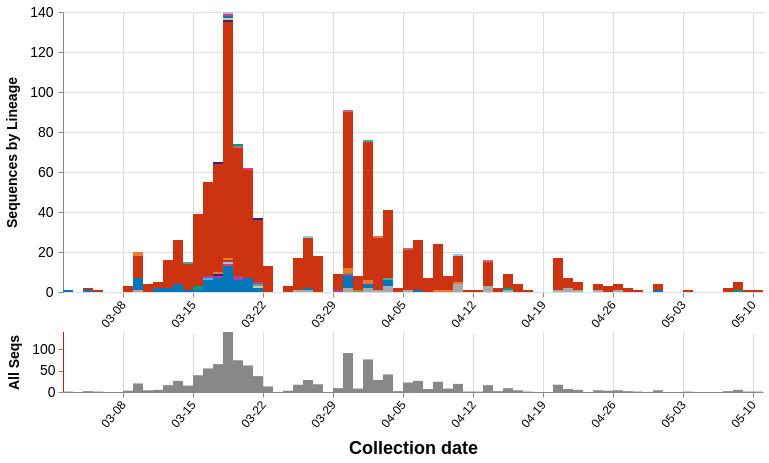

Express this chart as Vega-Lite.
### Vega specification from a JSON file in a GitHub repository (floating-point values rounded to 4 significant figures; data arrays with more than 128 entries replaced by an {"elided": "..."} marker saying what was removed)
{"$schema": "https://vega.github.io/schema/vega/v5.json", "description": "A basic stacked bar chart example.", "comment": "These will be overridden by the container of this vega plot", "width": 700, "height": 380, "padding": 5, "signals": [{"name": "disableSelectionColoring", "value": true}, {"name": "detailHeight", "value": 280}, {"name": "detailClip", "update": "detailHeight == 0"}, {"name": "overviewY", "update": "detailHeight == 0 ? 0 : detailHeight + 40"}, {"name": "overviewHeight", "value": 60}, {"name": "dateRangeStart", "value": 1575158400000, "comment": "Along with dateRangeEnd, these are hard limits on the dates shown. May need to update when we hit 2021. Dates are in milliseconds, unix epoch"}, {"name": "dateRangeEnd", "value": 1609372800000}, {"name": "dateBin", "value": 86400000, "comment": "Binning of observations by date, where date is in milliseconds. Default is 1 day (1000 * 60 * 60 * 24). This should never be less than a day. This is passed to the bin transform of cases_by_date_and_group"}, {"name": "overviewYLabel", "value": "All Seqs", "comment": "Y-axis label of the overview (bottom) panel"}, {"name": "detailYLabel", "value": "Sequences by Lineage", "comment": "Y-axis label of the detail (upper) panel"}, {"name": "yFormat", "value": "s"}, {"name": "stackOffset", "value": "zero", "comment": "Whether to show the counts as percentages ('normalize') or as absolute counts ('zero'). This is passed to the stack transform of cases_by_date_and_group"}, {"name": "cumulativeWindow", "value": [0, 0], "comment": "Window to calculate cumulative counts over. [0, 0] disables this behavior, while [null, 0] does the cumulative counting"}, {"name": "detailDomain", "comment": "The date range selected on the overview (bottom) panel. The units are in JS date objects. If there is no date selected, this should be null."}, {"name": "brush", "value": 0, "comment": "The date range selected on the overview (bottom) panel, in screen-space coordinate units (pixels). This will be converted to dates for the detailDomain signal by referencing the xOverview scale"}, {"name": "delta", "value": 0, "comment": "The difference between windows when dragging a date selection window in the overview (bottom) panel. It is tracked onmousemove and used to update the 'brush' signal after mouseup. Units are in screen-space coordinates (pixels)"}, {"name": "xdown", "value": 0, "comment": "The initial screen-space click location, in screen-space coordinates (pixels), when first clicking on the date range window before dragging it. This is used to calculate the 'delta' signal"}, {"name": "anchor", "value": null, "comment": "The initial 'brush' signal state, when clicking on the date range window to drag it. Units are in screen-space coordinates (pixels). Used to update the 'brush' signal after dragging it."}, {"name": "hoverBar", "value": null, "comment": "Used to store which group is hovered over. Is an object with field 'group'"}, {"name": "clear", "value": true, "comment": "If clicking on anything but a grouped bar, then clear the selection (by clearing the 'selection' data object)", "on": [{"events": "mouseup[!event.item]", "update": "true", "force": true}]}, {"name": "shift", "value": false, "comment": "Track whether or not the shift key is pressed. Used to select multiple groups by holding down shift before clicking", "on": [{"events": "@detailbars:click", "update": "event.shiftKey", "force": true}]}, {"name": "clicked", "value": null, "comment": "Track clicks on the group bars, for selection purposes", "on": [{"events": "@detailbars:click", "update": "{group: datum.group}", "force": true}]}], "data": [{"name": "selected", "comment": "A list of groups that are selected", "values": [{"group": "S|614|D|G"}], "on": [{"trigger": "clear", "remove": true}, {"trigger": "!shift", "remove": true}, {"trigger": "!shift && clicked", "insert": "clicked"}, {"trigger": "shift && clicked", "toggle": "clicked"}]}, {"name": "cases_by_date_and_group", "comment": "Main data object, same as caseData in store", "format": {"parse": {"group": "string", "cases_sum": "number", "date": "date:'%Q'"}}, "values": {"elided": "138 records"}, "transform": [{"comment": "this creates the group_sum field on each item, which is a total sum of all cases for that group across all dates", "type": "joinaggregate", "ops": ["sum"], "fields": ["cases_sum"], "as": ["group_counts"], "groupby": ["group"]}, {"comment": "Bin observations by date. The width of each bin is determined by the signal dateBin. Since the most detail in the date from GISAID is by day, the bin shouldn't ever be smaller than a day.", "type": "bin", "field": "date", "extent": [{"signal": "dateRangeStart"}, {"signal": "dateRangeEnd"}], "step": {"signal": "dateBin"}, "as": ["day_start", "day_end"]}, {"comment": "After binning, combine observations in the same group and day, by taking the sum of the sequence counts. The max aggs on group_counts and color are just to carry the fields over.", "type": "aggregate", "groupby": ["group", "new_group", "day_start", "day_end"], "fields": ["cases_sum", "group_counts", "color"], "ops": ["sum", "max", "max"], "as": ["cases_sum", "group_counts", "color"]}, {"comment": "If a group isn't present in a dateBin that others are, then impute an empty value. This is only important for the cumulative view, so as to keep things consistent. Unfortunately I don't know how to impute for days with no data at all yet. This leads to some gaps in the cumulative view.", "type": "impute", "field": "cases_sum", "key": "day_start", "groupby": ["group", "color", "group_counts"], "value": 0}, {"comment": "Recalculate the day_end from the day_start and dateBin, since the imputation can't work on more than one field at once.", "type": "formula", "expr": "datum.day_start + dateBin", "as": "day_end"}, {"comment": "Calculate the cumulative counts. If we're not running in cumulative mode, then output the cumulative count in a dummy field (determined by the signal windowField). If we are in cumulative mode, then overwrite the cases_sum field.", "type": "window", "sort": {"field": "day_start"}, "groupby": ["group"], "ops": ["sum"], "fields": ["cases_sum"], "as": ["cases_sum_new"], "frame": {"signal": "cumulativeWindow"}}, {"comment": "Stack bars on the same date in preparation for the visualization. Offset (zero vs. normalize) controls counts vs. percentages.", "type": "stack", "groupby": ["day_start"], "sort": {"field": "group"}, "field": "cases_sum_new", "offset": {"signal": "stackOffset"}}]}, {"name": "cases_by_date", "source": "cases_by_date_and_group", "comment": "Collapse cases by date (ignore group), for the data in the overview (bottom) plot", "transform": [{"type": "aggregate", "groupby": ["day_start", "day_end"], "fields": ["cases_sum"], "ops": ["sum"], "as": ["cases_sum_by_date"]}]}], "marks": [{"type": "group", "name": "detail", "comment": "The mark group for the detail (upper) panel", "encode": {"comment": "The width and height should be overridden by the plot's container", "update": {"height": {"signal": "detailHeight"}, "width": {"signal": "width"}}}, "signals": [{"name": "hoverBar", "comment": "Set the hoverBar signal when a bar is hovered over, and clear it when the mouse is hovered over anything else", "push": "outer", "on": [{"events": "@detailbars:mouseover!", "update": "{group: datum.group, date: datum.day_start}"}, {"events": "@detailbars:mouseout!", "update": "null"}]}], "scales": [{"name": "x", "comment": "Provide two fields for the domain, since if we only provide the day_start, the last day will get cut off, and if we only provide day_end, the first day will get cut off", "type": "time", "range": "width", "domain": {"fields": [{"data": "cases_by_date", "field": "day_start"}, {"data": "cases_by_date", "field": "day_end"}]}, "domainRaw": {"signal": "detailDomain"}}, {"name": "y", "comment": "Scale the y axis from 0 to the highest bar height", "type": "linear", "range": [{"signal": "detailHeight"}, 0], "nice": true, "zero": true, "domain": {"data": "cases_by_date_and_group", "field": "y1"}}], "marks": [{"type": "group", "comment": "Not sure why we need a group mark here, but this is how it is in the example plot, so I didn't change it", "encode": {"update": {"clip": {"signal": "detailClip"}, "height": {"field": {"group": "height"}}, "width": {"field": {"group": "width"}}}}, "axes": [{"orient": "bottom", "scale": "x", "zindex": 0, "format": "%m-%d", "tickCount": "week", "grid": true, "gridScale": "y", "gridColor": "#DDD", "labelAngle": 310, "labelAlign": "right", "labelBaseline": "middle", "labelPadding": 5, "labelFontSize": 12}, {"orient": "left", "scale": "y", "format": {"signal": "yFormat"}, "zindex": 0, "grid": true, "gridColor": "#DDD", "title": {"signal": "detailYLabel"}, "titleFontSize": 14, "titlePadding": 10, "labelFontSize": 14, "labelPadding": 5, "tickCount": 5}], "marks": [{"type": "rect", "name": "detailbars", "from": {"data": "cases_by_date_and_group"}, "encode": {"comment": "Define the tooltip and other constant values here", "enter": {"strokeWidth": {"value": 1}, "tooltip": {"signal": "{title: datum.group, 'Total sequences': datum.group_counts, 'Sequences': datum.cases_sum_new, 'Collection date': timeFormat(datum.day_start, '%b %d %Y')}"}}, "update": {"x": {"scale": "x", "field": "day_start"}, "x2": {"scale": "x", "field": "day_end"}, "y": {"scale": "y", "field": "y0"}, "y2": {"scale": "y", "field": "y1"}, "fill": [{"test": "disableSelectionColoring || (!length(data('selected')) || indata('selected', 'group', datum.group)) && (datum.cases_sum_new > 0)", "field": "color", "comment": "If this group is selected, or if nothing is selected, then color it normally."}, {"value": "#CCC", "comment": "If there is a selected group and this group isn't one of them, then color it light grey"}], "stroke": [{"test": "hoverBar && hoverBar.group == datum.group && datum.cases_sum_new > 0", "value": "#000", "comment": "If this group is being hovered over, then set outline it black. Since we're imputing empty groups, only highlight groups with more than zero cases."}, {"value": "transparent"}], "zindex": [{"test": "hoverBar && hoverBar.group == datum.group && datum.cases_sum > 0", "value": 3, "comment": "Same as the 'stroke' test, but we also need to set the z-index here since it's possible the outline stroke will get hidden under other bars"}, {"value": 1}]}}}]}]}, {"type": "group", "name": "overview", "comment": "Mark group for the overview (bottom) panel", "encode": {"comment": "The width should be overridden by the plot container", "update": {"x": {"value": 0}, "y": {"signal": "overviewY"}, "width": {"signal": "width"}, "height": {"signal": "overviewHeight"}, "fill": {"value": "transparent"}}}, "signals": [{"name": "brush", "comment": "Trigger the date selection brush when any area of the overview plot is clicked. The update code was originally [x(), x()], but I changed it to snap to days instead of selecting by screen-space pixel. All the code does is convert from screen-space pixels --> date --> days --> round to nearest day --> date --> screen-space pixels. invert() is used to convert from pixels to date, and round(x / 86400000) rounds to the nearest day. round() * 86400000 converts from days back into the date (in milliseconds), and scale() converts from date back into screen-space coordinates. This fragment of code is used in all the signals below for day-snapping.", "push": "outer", "on": [{"events": {"merge": [{"markname": "overview", "type": "mousedown"}, {"markname": "overviewbars", "type": "mousedown"}]}, "update": "[scale('xOverview', round(invert('xOverview', x()) / 86400000) * 86400000), scale('xOverview', round(invert('xOverview', x()) / 86400000) * 86400000)]"}, {"comment": "Clear the brush selection on any double-click", "events": {"merge": [{"markname": "overview", "type": "dblclick"}, {"markname": "brushrect", "type": "dblclick"}]}, "update": "0"}, {"comment": "Update the brush on mousemove. Hold the first point of the range constant (brush[0]), and modify brush[1] by snapping to day as well (see comment above). clamp() is used to ensure that the range stays within the bounds of the plot. Capture mousemove events on both the plot and the bars to allow dragging anywhere on the overview plot", "events": {"merge": [{"source": "window", "type": "mousemove", "between": [{"markname": "overview", "type": "mousedown"}, {"source": "window", "type": "mouseup"}], "consume": true}, {"source": "window", "type": "mousemove", "between": [{"markname": "overviewbars", "type": "mousedown"}, {"source": "window", "type": "mouseup"}], "consume": true}]}, "update": "[brush[0], clamp(scale('xOverview', round(invert('xOverview', x()) / 86400000) * 86400000), 0, width)]"}, {"comment": "When the mousemove is finished (marked by mouseup event), then reorganize the brush vector so that the lesser value is first", "events": {"merge": [{"markname": "overview", "type": "mouseup"}, {"markname": "brushrect", "type": "mouseup"}]}, "update": "abs(span(brush)) <= 2 ? 0 : [brush[0], brush[1]]"}, {"comment": "Capture when the date range window is dragged, and update the ranges. Since the dragging logic implements day-snapping on its own, we don't have to round anything here.", "events": {"signal": "delta"}, "update": "clampRange([anchor[0] + delta, anchor[1] + delta], 0, width)"}]}, {"name": "anchor", "comment": "Make a copy of the brush vector when the date range is clicked. Used by the 'brush' signal to update itself after a date range drag", "push": "outer", "on": [{"events": "@brushrect:mousedown", "update": "slice(brush)"}]}, {"name": "xdown", "comment": "Track the initial drag x-coordinate, and snap to the nearest day. Used to set the 'delta' signal", "push": "outer", "on": [{"events": "@brushrect:mousedown", "update": "scale('xOverview', round(invert('xOverview', x()) / 86400000) * 86400000)"}]}, {"name": "delta", "comment": "Track how far and in what direction the date range was dragged. Snap to the nearest day. Used to set the 'brush' signal after a date range drag", "push": "outer", "on": [{"events": "[@brushrect:mousedown, window:mouseup] > window:mousemove!", "update": "scale('xOverview', round(invert('xOverview', x()) / 86400000) * 86400000) - xdown"}]}, {"name": "detailDomain", "comment": "The same as the 'brush' signal, but in date coordinates instead of screen-space (pixel) coordinates", "push": "outer", "on": [{"events": {"signal": "brush"}, "update": "span(brush) ? invert('xOverview', brush) : null"}]}], "scales": [{"name": "xOverview", "comment": "Provide two fields for the domain, since if we only provide the day_start, the last day will get cut off, and if we only provide day_end, the first day will get cut off", "type": "time", "range": "width", "domain": {"fields": [{"data": "cases_by_date", "field": "day_start"}, {"data": "cases_by_date", "field": "day_end"}]}}, {"name": "yOverview", "type": "linear", "range": [{"signal": "overviewHeight"}, 0], "domain": {"data": "cases_by_date", "field": "cases_sum_by_date"}, "nice": true, "zero": true}], "axes": [{"orient": "bottom", "scale": "xOverview", "title": "Collection date", "titleFontSize": 18, "titlePadding": 10, "format": "%m-%d", "grid": true, "gridColor": "#DDD", "gridScale": "yOverview", "labelAngle": 310, "labelAlign": "right", "labelBaseline": "middle", "labelPadding": 5, "labelFontSize": 12, "tickCount": "week"}, {"orient": "left", "scale": "yOverview", "title": {"signal": "overviewYLabel"}, "titleFontSize": 14, "titlePadding": 10, "labelFontSize": 14, "labelPadding": 3, "tickCount": 3}], "marks": [{"type": "rect", "name": "overviewbars", "from": {"data": "cases_by_date"}, "encode": {"update": {"x": {"scale": "xOverview", "field": "day_start"}, "x2": {"scale": "xOverview", "field": "day_end"}, "y": {"scale": "yOverview", "value": 0}, "y2": {"scale": "yOverview", "field": "cases_sum_by_date"}, "fill": [{"test": "detailDomain && inrange(datum.day_start, [detailDomain[0], detailDomain[1] - 1])", "value": "#f00", "comment": "Color this bar red if it's within the date selection range"}, {"value": "#888"}]}}}, {"type": "rect", "name": "brushrect", "comment": "Draw the date selection range", "encode": {"enter": {"y": {"value": 0}, "height": {"signal": "overviewHeight"}, "fill": {"value": "#333"}, "fillOpacity": {"value": 0.2}}, "update": {"x": {"signal": "brush[0]"}, "x2": {"signal": "brush[1]"}}}}, {"type": "rect", "comment": "Draw the beginning bar of the date selection range", "interactive": false, "encode": {"enter": {"y": {"value": 0}, "height": {"signal": "overviewHeight"}, "width": {"value": 1}, "fill": {"value": "firebrick"}}, "update": {"x": {"signal": "brush[0]"}}}}, {"type": "rect", "comment": "Draw the ending bar of the date selection range", "interactive": false, "encode": {"enter": {"y": {"value": 0}, "height": {"signal": "overviewHeight"}, "width": {"value": 1}, "fill": {"value": "firebrick"}}, "update": {"x": {"signal": "brush[1]"}}}}]}]}
